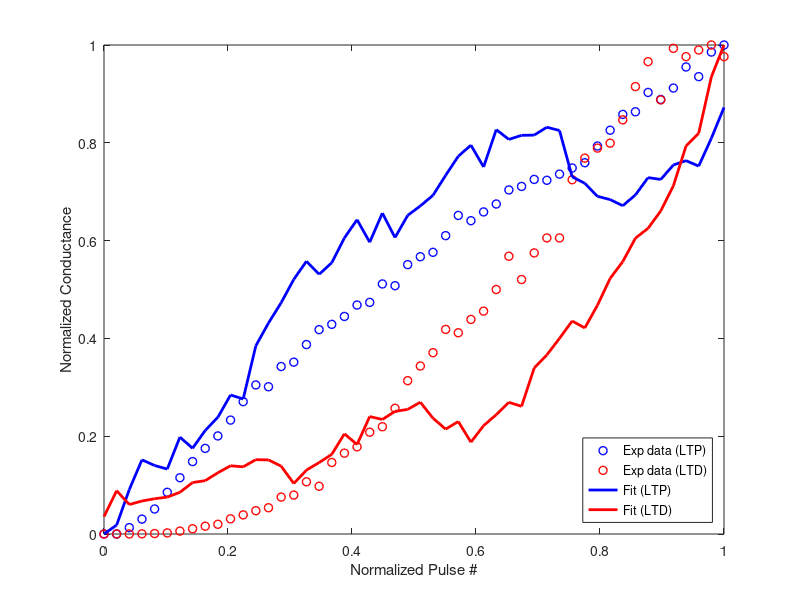

This figure's MATLAB source:
clc;
clear;
close all;
exp_LTP_raw=[0	2.35E-11
            1	2.35E-11
            2	9.62E-11
            3	1.93E-10
            4	3.08E-10
            5	4.98E-10
            6	6.64E-10
            7	8.48E-10
            8	9.98E-10
            9	1.14E-09
            10	1.32E-09
            11	1.53E-09
            12	1.72E-09
            13	1.70E-09
            14	1.93E-09
            15	1.98E-09
            16	2.18E-09
            17	2.35E-09
            18	2.41E-09
            19	2.50E-09

            20	2.63E-09
            21  2.66E-09
            22  2.87E-09
            23	2.85E-09
            24	3.09E-09
            25	3.18E-09
            26	3.23E-09
            27	3.42E-09
            28  3.65E-09
            29  3.59E-09
            30	3.69E-09
            31	3.78E-09
            32	3.94E-09
            33	3.98E-09
            34	4.06E-09
            35  4.05E-09
            36  4.12E-09
            37	4.19E-09
            38	4.25E-09
            39	4.44E-09
            40	4.62E-09
            41	4.80E-09
            42	4.83E-09
            43	5.05E-09
            44  4.97E-09
            45	5.10E-09
            46	5.34E-09
            47	5.23E-09
            48	5.51E-09
            49	5.59E-09];

exp_LTD_raw=[   0	-5.30E-13
            1	5.78E-12
            2	3.06E-11
            3	8.97E-11
            4	2.68E-10
            5	6.57E-10
            6	1.74E-09
            7	3.16E-09
            8	4.68E-09
            9	5.84E-09
            10	9.13E-09
            11	1.15E-08
            12	1.40E-08
            13	1.58E-08
            14	2.22E-08
            15	2.34E-08
            16	3.14E-08
            17	2.87E-08
            18	4.30E-08
            19	4.86E-08
            20	5.24E-08
            21  6.12E-08
            22  6.45E-08
            23	7.56E-08
            24	9.22E-08
            25	1.01E-07
            26	1.09E-07
            27	1.23E-07
            28  1.21E-07
            29  1.29E-07
            30	1.34E-07
            31	1.47E-07
            32	1.67E-07
            33	1.53E-07
            34	1.69E-07
            35  1.78E-07
            36  1.78E-07
            37	2.13E-07
            38	2.26E-07
            39	2.32E-07
            40	2.35E-07
            41	2.49E-07
            42	2.69E-07
            43	2.84E-07
            44  2.61E-07
            45	2.92E-07
            46	2.87E-07
            47	2.91E-07
            48	2.94E-07
            49	2.87E-07];
xf_ltp = floor(max(exp_LTP_raw(:,1)));
xf_ltd = floor(max(exp_LTD_raw(:,1)));
x_step_ltp = 1/xf_ltp;
x_step_ltd = 1/xf_ltd;
yf_ltp = max(exp_LTP_raw(:,2));
yf_ltd = max(exp_LTD_raw(:,2));
yi_ltp = min(exp_LTP_raw(:,2));
yi_ltd = min(exp_LTD_raw(:,2));

exp_LTP(:,1) = exp_LTP_raw(:,1)/xf_ltp;
exp_LTD(:,1) = exp_LTD_raw(:,1)/xf_ltd;
exp_LTP(:,2) = (exp_LTP_raw(:,2)-yi_ltp)/(yf_ltp-yi_ltp);
exp_LTD(:,2) = (exp_LTD_raw(:,2)-yi_ltd)/(yf_ltd-yi_ltd);

plot(exp_LTP(:,1), exp_LTP(:,2), 'bo', 'LineWidth', 1);
hold on;
plot(exp_LTD(:,1), exp_LTD(:,2), 'ro', 'LineWidth', 1);

xf = 1;
A_LTP = 0.5;
B_LTP = 1./(1-exp(-1./A_LTP));
A_LTD = -0.3;
B_LTD = 1./(1-exp(-1./A_LTD));

% LTP fitting
var_amp = 0.035;    % LTP cycle-to-cycle variation
rng(103);
x_ltp(1) = 0;
y_ltp(1) = 0;
for n=1:1/x_step_ltp+1
    x_ltp(n+1) = x_ltp(n)+x_step_ltp;
    y_ltp(n+1) = B_LTP(1)*(1-exp(-x_ltp(n+1)/A_LTP(1)));
    delta_y = (y_ltp(n+1)-y_ltp(n)) + randn*var_amp;
    y_ltp(n+1) = y_ltp(n) + delta_y;   
    if y_ltp(n+1)>=1
        y_ltp(n+1)=1;
    elseif y_ltp(n+1)<=0
        y_ltp(n+1)=0;
    end
    x_ltp(n+1) = -A_LTP(1)*log(1-(y_ltp(n+1))/B_LTP(1));
end
plot((0:n-1)/(n-1), y_ltp(1:n), 'b', 'linewidth', 2);

% LTD fitting
var_amp = 0.025;    % LTD cycle-to-cycle variation
rng(898);
x_ltd(1) = 1;
y_ltd(1) = 1;
for n=1:1/x_step_ltd+1
    x_ltd(n+1) = x_ltd(n)-x_step_ltd;
    y_ltd(n+1) = B_LTD(1)*(1-exp(-x_ltd(n+1)/A_LTD(1)));
    delta_y = (y_ltd(n+1)-y_ltd(n)) + randn*var_amp;
    y_ltd(n+1) = y_ltd(n) + delta_y;
    if y_ltd(n+1)>=1
        y_ltd(n+1)=1;
    elseif y_ltd(n+1)<=0
        y_ltd(n+1)=0;
    end
    x_ltd(n+1) = -A_LTD(1)*log(1-(y_ltd(n+1))/B_LTD(1));
end
x_start = numel(x_ltd(:));
x_end = numel(x_ltd(:)) - n;
plot((n-1:-1:0)/(n-1), y_ltd(1:n), 'r', 'linewidth', 2);

xlabel('Normalized Pulse #');
ylabel('Normalized Conductance');
legend('Exp data (LTP)','Exp data (LTD)', 'Fit (LTP)', 'Fit (LTD)', 'location', 'southeast');